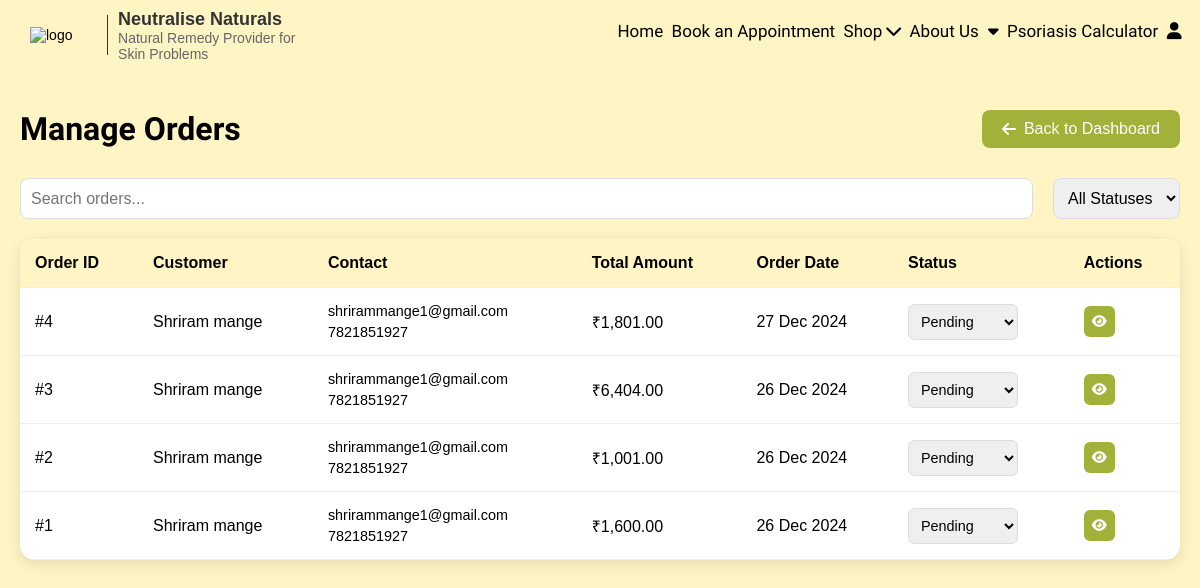
Screenshot of /admin_orders.php with the database file from the repository.
### tables this page shows
CREATE TABLE `orders` (
  `id` int(11) NOT NULL,
  `user_id` int(11) NOT NULL,
  `total_amount` decimal(10,2) NOT NULL,
  `status` enum('Pending','Processing','Shipped','Delivered','Cancelled') NOT NULL DEFAULT 'Pending',
  `order_date` timestamp NOT NULL DEFAULT current_timestamp(),
  `shipping_address` text NOT NULL,
  `payment_method` varchar(50) NOT NULL DEFAULT 'Cash on Delivery',
  `payment_status` enum('Pending','Completed','Failed') NOT NULL DEFAULT 'Pending',
  `phone` varchar(15) NOT NULL
);

CREATE TABLE `register` (
  `id` int(11) NOT NULL,
  `full_name` varchar(255) NOT NULL,
  `email` varchar(255) NOT NULL,
  `phone` varchar(15) NOT NULL,
  `address` text NOT NULL,
  `password` varchar(255) NOT NULL,
  `created_at` timestamp NOT NULL DEFAULT current_timestamp()
);

### admin_orders.php (the view, shortened to what this page needs)
<?php
include 'connection.php';
$query = "SELECT o.*, r.full_name as customer_name, r.email, r.phone
          FROM orders o
          LEFT JOIN register r ON o.user_id = r.id
          ORDER BY o.order_date DESC";
$result = mysqli_query($con, $query);
?>
<!DOCTYPE html>
<html lang="en">
<head>
    <link rel="stylesheet" href="./css/index.css">
    <link rel="stylesheet" href="https://cdnjs.cloudflare.com/ajax/libs/font-awesome/6.0.0/css/all.min.css">
</head>
<body>
    <?php include 'header.php'; ?>
    <div class="admin-orders">
        <div class="page-header">
            <h1>Manage Orders</h1>
            <a href="admin_dashboard.php" class="back-btn">
                <i class="fas fa-arrow-left"></i> Back to Dashboard
            </a>
        </div>
        <div class="orders-container">
            <div class="filters">
                <input type="text" id="orderSearch" placeholder="Search orders..." onkeyup="filterOrders()">
                <select id="statusFilter" onchange="filterOrders()">
                    <option value="">All Statuses</option>
                </select>
            </div>
            <div class="orders-table-container">
                <table class="orders-table">
                    <thead>
                        <tr>
                            <th>Order ID</th>
                            <th>Customer</th>
                            <th>Contact</th>
                            <th>Total Amount</th>
                            <th>Order Date</th>
                            <th>Status</th>
                            <th>Actions</th>
                        </tr>
                    </thead>
                    <tbody>
                        <?php
                        if (mysqli_num_rows($result) > 0) {
                            while($order = mysqli_fetch_assoc($result)) {
                        ?>
                            <tr data-order-id="<?php echo $order['id']; ?>" data-status="<?php echo $order['status']; ?>">
                                <td>#<?php echo $order['id']; ?></td>
                                <td><?php echo htmlspecialchars($order['customer_name']); ?></td>
                                <td>
                                    <div class="contact-info">
                                        <span><?php echo htmlspecialchars($order['email']); ?></span>
                                        <span><?php echo htmlspecialchars($order['phone']); ?></span>
                                    </div>
                                </td>
                                <td>₹<?php echo number_format($order['total_amount'], 2); ?></td>
                                <td><?php echo date('d M Y', strtotime($order['order_date'])); ?></td>
                                <td>
                                    <select class="status-select" onchange="updateOrderStatus(<?php echo $order['id']; ?>, this.value)">
                                        <option value="Pending" <?php echo ($order['status'] == 'Pending') ? 'selected' : ''; ?>>Pending</option>
                                    </select>
                                </td>
                                <td>
                                    <button class="view-btn" onclick="viewOrderDetails(<?php echo $order['id']; ?>)">
                                        <i class="fas fa-eye"></i>
                                    </button>
                                </td>
                            </tr>
                        <?php
                            }
                        } else {
                            echo '<tr><td colspan="7" class="no-orders">No orders found</td></tr>';
                        }
                        ?>
                    </tbody>
                </table>
            </div>
        </div>
    </div>
</body>
</html>

### header.php (shortened to what this page needs)
    <header>
      <nav>
        <img src="./contents/neutralise-logo.png" loading="lazy" alt="logo" class="logo">
        <div class="Text-next-logo">
            <span class="brand-name">Neutralise Naturals</span>
            <span class="tagline">Natural Remedy Provider for Skin Problems</span>
        </div>
        <div class="menu">
            <a href="./index.php">Home</a>
            <a href="./Appointment.php">Book an Appointment</a>
            <li class="nav-dropdown">
                <a href="#" class="nav-link">Shop <i class="fas fa-chevron-down"></i></a>
            </li>
            <div class="about-dropdown">
                <a href="./about-us.php">About Us
                    <i class="fa-solid fa-caret-down about-dropdown-icon"></i>
                </a>
            </div>
            <a href="./Calculator.php">Psoriasis Calculator</a>
            <div class="user-dropdown">
                <a href="" class="user-link" style="font-weight: bold;">
                    <i class="fa-solid fa-user"></i>
                </a>
            </div>
        </div>
    </nav>
</header>

### css/index.css (style rules this page uses)
:root { --main-bg-color: #fff4c4; --header-bg-color: #fff4c4; --text-color: #000000; --link-color: #000; --hover-color: #abbe47; --green-bg-color: #a2b139; --white-bg-color: #f7f7f7; --border-color: #abbe47; --footer-bg-color: #000; --footer-text-color: #bdbdbd; --error-color: red; --font-heading: "Jacques Francois", serif; --font-body: "Inter", sans-serif; }
* { margin: 0; padding: 0; font-family: "Josefin Sans", sans-serif; box-sizing: border-box; scroll-behavior: smooth; }
body, html { height: 100%; background-color: var(--main-bg-color); }
header { height: 70px; background-color: var(--header-bg-color); background-repeat: no-repeat; background-size: cover; background-position: center; }
nav { width: 100%; color: var(--text-color); display: flex; justify-content: flex-start; align-items: center; position: absolute; padding: 0 10px; height: 70px; }
.logo { width: 110px; height: auto; margin-left: 20px; margin-bottom: 10px; padding-top: 10px; padding-right: 0; }
.Text-next-logo { display: flex; flex-direction: column; font-family: var(--font-body); margin-right: 300px; }
.Text-next-logo .brand-name { font-size: 18px; font-weight: bold; color: #333; }
.Text-next-logo .tagline { font-size: 14px; color: #666; }
.menu { float: right; justify-content: space-evenly; width: 70%; max-width: 800px; display: none; }
.menu a { font-size: 17px; font-family: "Jacques Francois", serif; text-decoration: none; color: #000000; padding-bottom: 5px; border-bottom: 4px solid transparent; transition-duration: 0.2s; }
.about-dropdown { position: relative; display: inline-block; }
.about-dropdown-icon { margin-left: 5px; cursor: pointer; }
.user-dropdown { position: relative; display: inline-block; }
@media (min-width: 700px) { .logo { font-size: 14px; } }
@media (min-width: 700px) { .menu { display: flex; } }

### header.php (style rules this page uses)
.nav-dropdown { position: relative; display: inline-block; }
.nav-dropdown .nav-link { display: flex; align-items: center; gap: 4px; }

### admin_orders.php (style rules this page uses)
.admin-orders { max-width: 1400px; margin: 40px auto; padding: 0 20px; }
.page-header { display: flex; justify-content: space-between; align-items: center; margin-bottom: 30px; }
.page-header h1 { font-family: var(--font-heading); font-size: 2rem; color: var(--text-color); }
.back-btn { display: flex; align-items: center; gap: 8px; padding: 10px 20px; background: var(--green-bg-color); color: white; text-decoration: none; border-radius: 8px; transition: background-color 0.3s; }
.filters { display: flex; gap: 20px; margin-bottom: 20px; }
.filters input, .filters select { padding: 10px; border: 1px solid #ddd; border-radius: 8px; font-size: 1rem; }
.filters input { flex: 1; min-width: 200px; }
.orders-table-container { overflow-x: auto; background: white; border-radius: 15px; box-shadow: 0 4px 15px rgba(0, 0, 0, 0.1); }
.orders-table { width: 100%; border-collapse: collapse; min-width: 800px; }
.orders-table th, .orders-table td { padding: 15px; text-align: left; border-bottom: 1px solid #eee; }
.orders-table th { background: var(--main-bg-color); color: var(--text-color); font-weight: 600; }
.contact-info { display: flex; flex-direction: column; gap: 5px; font-size: 0.9rem; }
.status-select { padding: 8px; border: 1px solid #ddd; border-radius: 6px; font-size: 0.9rem; }
.view-btn { background: var(--green-bg-color); color: white; border: none; padding: 8px; border-radius: 6px; cursor: pointer; transition: background-color 0.3s; }

### rows the page displays
orders: id "4", register.full_name "Shriram mange", register.email "shrirammange1@gmail.com", register.phone "7821851927", total_amount "1,801.00", order_date "27 Dec 2024", status+id "Pending"
orders: id "3", register.full_name "Shriram mange", register.email "shrirammange1@gmail.com", register.phone "7821851927", total_amount "6,404.00", order_date "26 Dec 2024", status+id "Pending"
orders: id "2", register.full_name "Shriram mange", register.email "shrirammange1@gmail.com", register.phone "7821851927", total_amount "1,001.00", order_date "26 Dec 2024", status+id "Pending"
orders: id "1", register.full_name "Shriram mange", register.email "shrirammange1@gmail.com", register.phone "7821851927", total_amount "1,600.00", order_date "26 Dec 2024", status+id "Pending"
